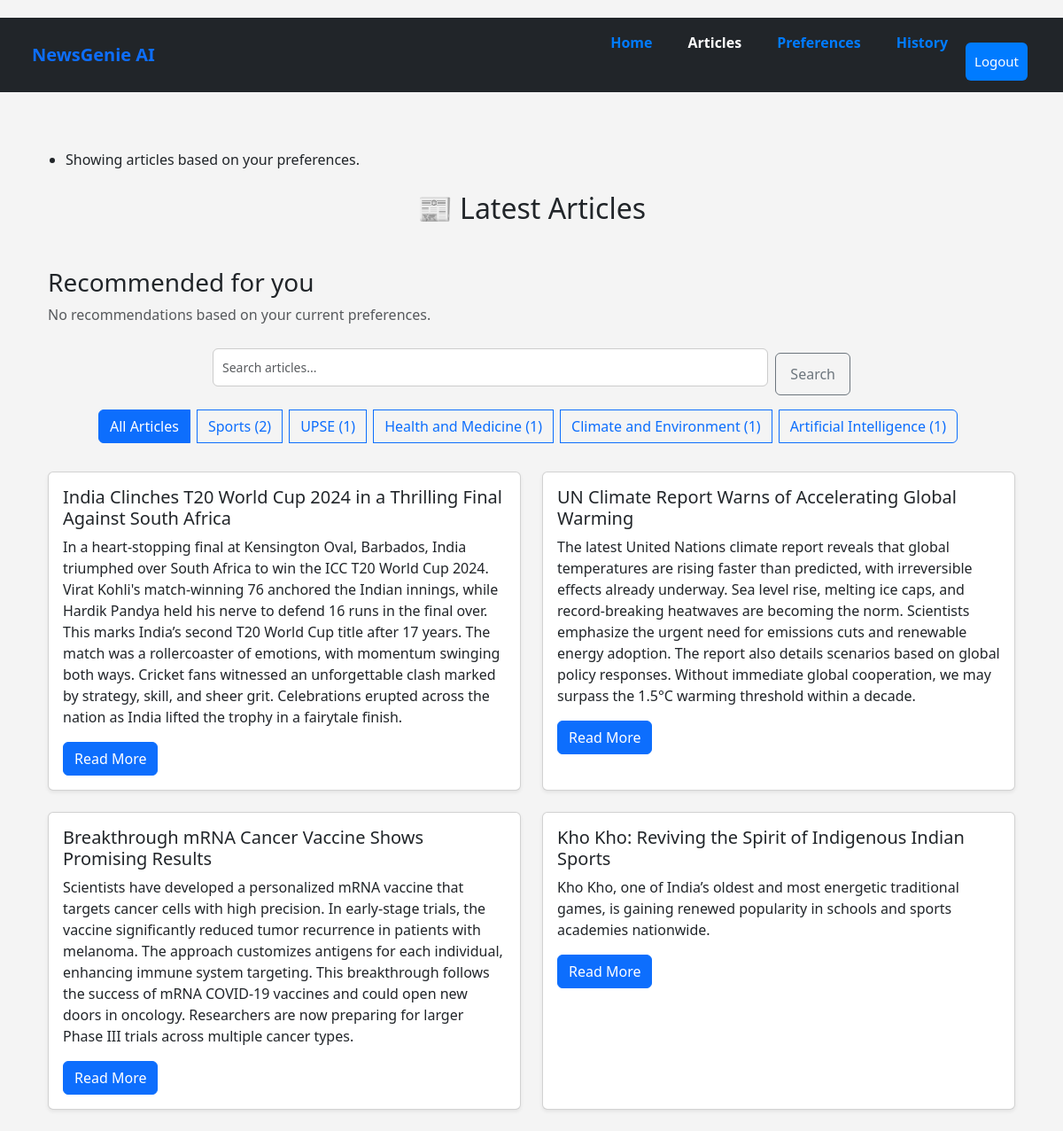
Screenshot of /articles/ (signed in) with the database file from the repository.
### news/models.py (models this page shows, shortened)
class Category(models.Model):
    name = models.CharField(max_length=100)
    description = models.TextField(blank=True)
    def __str__(self):  # ✅ fixed
        return self.name
    class Meta:
        ordering = ['name']

class Article(models.Model):
    title = models.CharField(max_length=200)
    content = models.TextField()
    summary = models.TextField(blank=True)
    source_url = models.URLField()
    category = models.ForeignKey(Category, on_delete=models.CASCADE)
    published_date = models.DateTimeField(default=timezone.now)
    created_at = models.DateTimeField(auto_now_add=True)
    audio_file = models.FileField(upload_to='audio/', blank=True, null=True)
    class Meta:
        ordering = ['-published_date']

### news/views.py (the view, shortened to what this page needs)
# urls.py: path('', ArticleListView.as_view(), name='home'),  # ✅ This name='home' must exist!
class ArticleListView(ListView):
    model = Article
    template_name = 'news/article_list.html'
    context_object_name = 'articles'
    paginate_by = 10
    def get_queryset(self):
        queryset = Article.objects.all().order_by('-published_date')
        category = self.request.GET.get('category')
        query = self.request.GET.get('q')
        if category:
            queryset = queryset.filter(category__name__iexact=category)
        if self.request.user.is_authenticated:
            try:
                preferences = self.request.user.userpreference.preferred_categories.all()
                if preferences.exists():
                    queryset = queryset.filter(category__in=preferences).distinct()
                    messages.info(self.request, "Showing articles based on your preferences.")
                else:
                    messages.info(self.request, "No preferences set. Showing all articles.")
            except UserPreference.DoesNotExist:
                messages.info(self.request, "No preferences found. Showing all articles.")
        return queryset
    def get_context_data(self, **kwargs):
        context = super().get_context_data(**kwargs)
        context['categories'] = Category.objects.all()
        context['categories'] = Category.objects.annotate(article_count=Count('article'))
        context['current_category'] = self.request.GET.get('category', '')
        context['query'] = self.request.GET.get('q', '')
        context['recommendations'] = []
        if self.request.user.is_authenticated:
            try:
                user_preferences = self.request.user.userpreference.preferred_categories.all()
                logger.info(f"User preferences: {user_preferences}")
                if user_preferences.exists():
                    preferred_articles = Article.objects.filter(category__in=user_preferences)
                    read_article_ids = ReadingHistory.objects.filter(
                        user=self.request.user
                    ).values_list('article__id', flat=True)
                    recommendations = preferred_articles.exclude(
                        id__in=read_article_ids
                    ).order_by('-published_date')[:5]
                    context['recommendations'] = recommendations
                    logger.info(f"Recommendations: {recommendations}")
            except UserPreference.DoesNotExist:
                logger.warning("No UserPreference found for user.")
        return context

### news/templates/news/article_list.html (shortened to what this page needs)
{% extends 'base.html' %}
{% block content %}
<div class="container mt-4">
  <h2 class="mb-4 text-center">📰 Latest Articles</h2>
  {% if user.is_authenticated %}
  <div class="recommendations mt-5">
    <h3>Recommended for you</h3>
    {% if recommendations %}
      <ul>
        {% for article in recommendations %}
          <li>
            <a href="{% url 'article_detail' article.pk %}">{{ article.title }}</a>
            <small>({{ article.published_date|date:"F j, Y" }})</small>
          </li>
        {% endfor %}
      </ul>
    {% else %}
      <p class="text-muted">No recommendations based on your current preferences.</p>
    {% endif %}
  </div>
{% endif %}
  <div class="mb-4">
    <div class="row justify-content-center">
      <div class="col-md-8">
  <form method="get" action="{% url 'home' %}" class="d-flex align-items-stretch mb-3">
    <input type="text" name="q" value="{{ query }}" placeholder="Search articles..." class="form-control flex-grow-1 me-2" />
    <button type="submit" class="btn btn-outline-secondary w-auto px-3">Search</button>
  </form>
</div>
      <div class="col-md-12 text-center">
        <div class="btn-group flex-wrap" role="group">
          <a href="{% url 'home' %}" class="btn {% if not current_category %}btn-primary{% else %}btn-outline-primary{% endif %} mb-2 me-2">
            All Articles
          </a>
          {% for category in categories %}
            <a href="{% url 'home' %}?category={{ category.name }}{% if query %}&q={{ query }}{% endif %}"
               class="btn {% if current_category == category.name %}btn-primary{% else %}btn-outline-primary{% endif %} mb-2 me-2">
              {{ category.name }} ({{ category.article_count }})
            </a>
          {% endfor %}
        </div>
      </div>
    </div>
  </div>
  <div class="row">
    {% for article in articles %}
      <div class="col-md-6 mb-4">
        <div class="card h-100 shadow-sm">
          <div class="card-body">
            <h5 class="card-title">{{ article.title }}</h5>
            <p class="card-text">{{ article.summary|default:"No summary available." }}</p>
            <a href="{% url 'article_detail' article.pk %}" class="btn btn-primary">Read More</a>
          </div>
        </div>
      </div>
    {% empty %}
      <div class="col-12 text-center">
        <p class="text-muted">No articles found.</p>
      </div>
    {% endfor %}
  </div>
</div>
{% endblock %}

### static/css/style.css (style rules this page uses)
* { margin: 0; padding: 0; box-sizing: border-box; }
body { font-family: 'Segoe UI', sans-serif; background-color: #f4f4f4; min-height: 100vh; display: flex; flex-direction: column; align-items: center; }
form input[type="text"], form input[type="password"], form input[type="email"] { width: 100%; padding: 10px; margin: 10px 0; border: 1px solid #ccc; border-radius: 6px; font-size: 14px; }
form input[type="submit"], form button { width: 100%; padding: 10px; background-color: #007bff; color: white; border: none; border-radius: 6px; margin-top: 15px; font-size: 15px; cursor: pointer; transition: background-color 0.3s; }

### rows the page displays
Category: name "Sports", article_count "2"
Category: name "UPSE", article_count "1"
Category: name "Health and Medicine", article_count "1"
Category: name "Climate and Environment", article_count "1"
Category: name "Artificial Intelligence", article_count "1"
Article: title "India Clinches T20 World Cup 2024 in a Thrilling Final Against South Africa", summary "In a heart-stopping final at Kensington Oval, Barbados, India triumphed over South Africa to win the ICC T20 World Cup 2024. Virat Kohli's match-winning 76 anchored the Indian innings, while Hardik Pandya held his nerve to defend 16 runs in the final over. This marks India’s second T20 World Cup title after 17 years. The match was a rollercoaster of emotions, with momentum swinging both ways. Cricket fans witnessed an unforgettable clash marked by strategy, skill, and sheer grit. Celebrations erupted across the nation as India lifted the trophy in a fairytale finish."
Article: title "UN Climate Report Warns of Accelerating Global Warming", summary "The latest United Nations climate report reveals that global temperatures are rising faster than predicted, with irreversible effects already underway. Sea level rise, melting ice caps, and record-breaking heatwaves are becoming the norm. Scientists emphasize the urgent need for emissions cuts and renewable energy adoption. The report also details scenarios based on global policy responses. Without immediate global cooperation, we may surpass the 1.5°C warming threshold within a decade."
Article: title "Breakthrough mRNA Cancer Vaccine Shows Promising Results", summary "Scientists have developed a personalized mRNA vaccine that targets cancer cells with high precision. In early-stage trials, the vaccine significantly reduced tumor recurrence in patients with melanoma. The approach customizes antigens for each individual, enhancing immune system targeting. This breakthrough follows the success of mRNA COVID-19 vaccines and could open new doors in oncology. Researchers are now preparing for larger Phase III trials across multiple cancer types."
Article: title "Kho Kho: Reviving the Spirit of Indigenous Indian Sports", summary "Kho Kho, one of India’s oldest and most energetic traditional games, is gaining renewed popularity in schools and sports academies nationwide."

### other values shown
{{ message }} "Showing articles based on your preferences."
